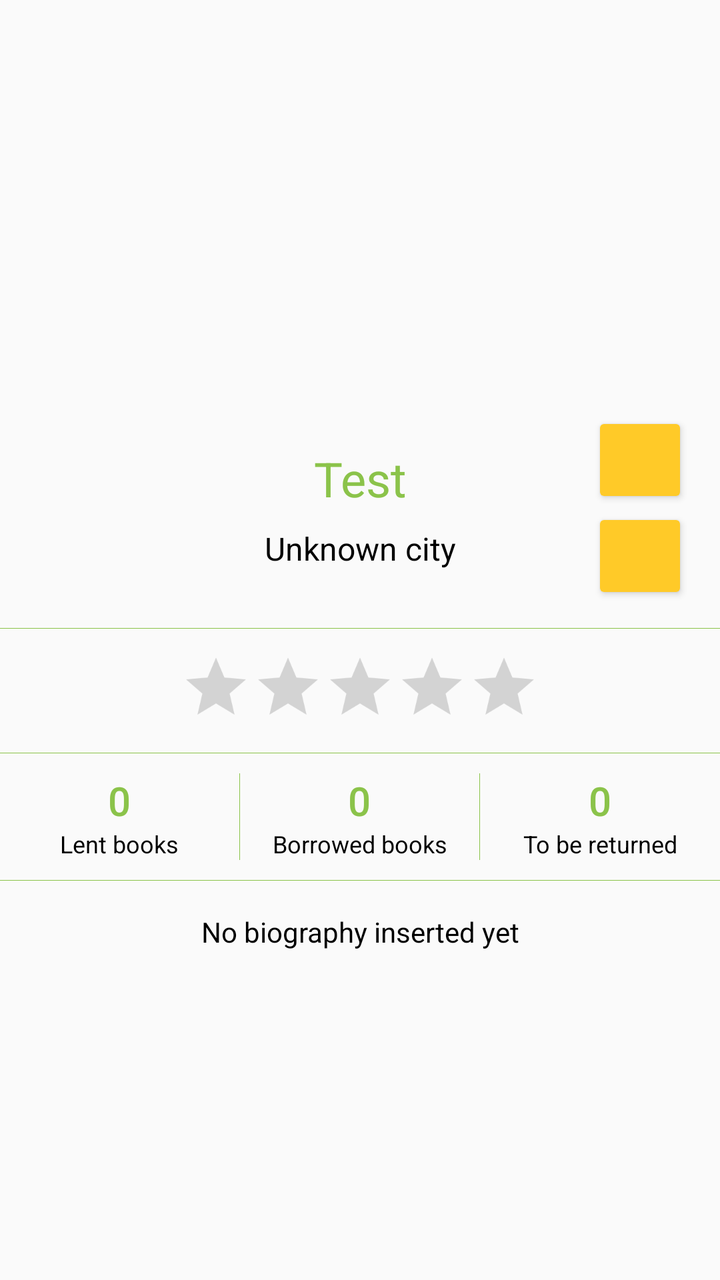
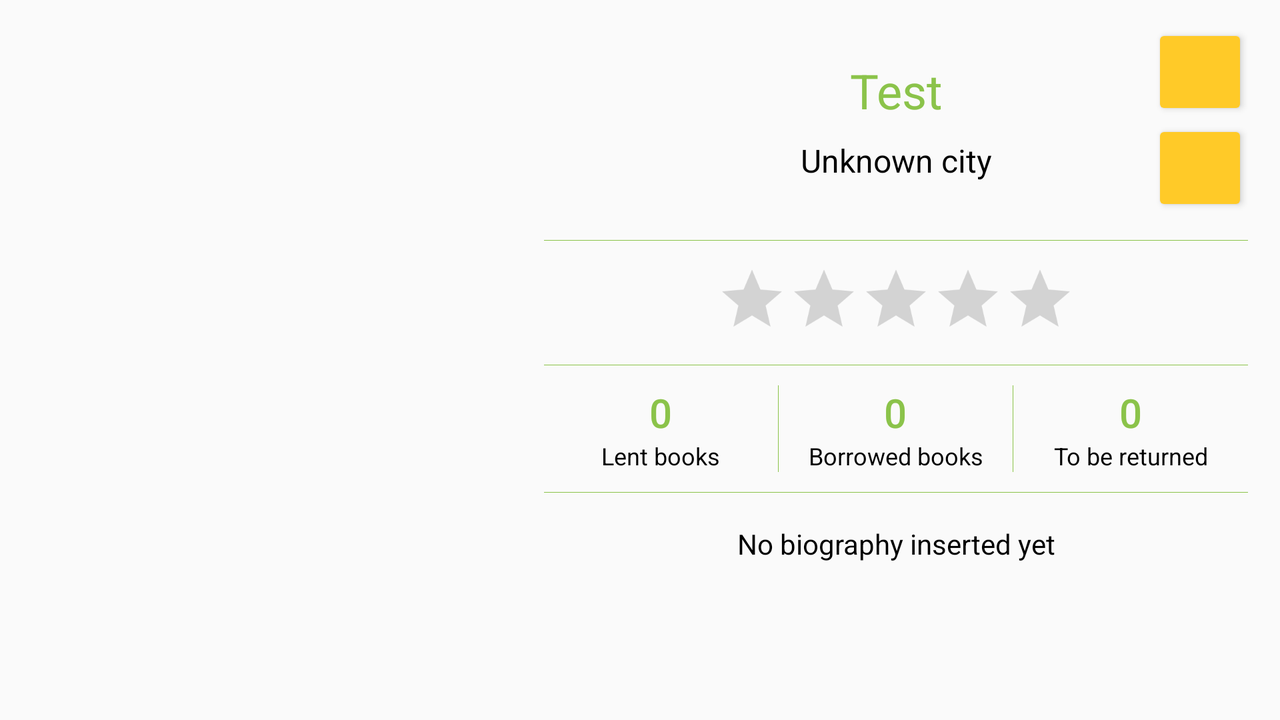

An Android layout and its configuration variant, each rendered on a device that would load it. The default file and the variant file are quoted in full after the pictures.
<!-- AndroidManifest.xml: application theme AppTheme -->
<!-- res/layout/fragment_show_profile.xml -->
<?xml version="1.0" encoding="utf-8"?>
<ScrollView xmlns:android="http://schemas.android.com/apk/res/android"
    android:layout_width="match_parent"
    android:layout_height="match_parent">

    <LinearLayout
        android:layout_width="match_parent"
        android:layout_height="wrap_content"
        android:orientation="vertical">

        <ImageView
            android:id="@+id/sp_profile_picture"
            android:layout_width="match_parent"
            android:layout_height="200dp"
            android:contentDescription="@string/profile_picture"
            android:scaleType="centerCrop" />

        <LinearLayout
            android:id="@+id/sp_layout_header"
            android:layout_width="match_parent"
            android:layout_height="wrap_content"
            android:orientation="horizontal"
            android:paddingBottom="12dp"
            android:paddingLeft="16dp"
            android:paddingRight="16dp"
            android:paddingTop="6dp">

            <View
                android:layout_width="48dp"
                android:layout_height="match_parent" />

            <LinearLayout
                android:layout_width="0dp"
                android:layout_height="wrap_content"
                android:layout_gravity="center_vertical"
                android:layout_marginLeft="8dp"
                android:layout_marginRight="8dp"
                android:layout_weight="1"
                android:orientation="vertical"
                android:paddingBottom="10dp"
                android:paddingTop="10dp">

                <TextView
                    android:id="@+id/sp_username"
                    android:layout_width="match_parent"
                    android:layout_height="wrap_content"
                    android:text="@string/default_username"
                    android:textAlignment="center"
                    android:textAppearance="@style/TextAppearance.AppCompat.Headline"
                    android:textColor="@color/colorTextAccent" />

                <TextView
                    android:id="@+id/sp_location"
                    android:layout_width="match_parent"
                    android:layout_height="wrap_content"
                    android:layout_marginTop="8dp"
                    android:text="@string/default_city"
                    android:textAlignment="center"
                    android:textAppearance="@style/TextAppearance.AppCompat.Subhead"
                    android:textColor="@color/colorText" />
            </LinearLayout>

            <LinearLayout
                android:layout_width="wrap_content"
                android:layout_height="wrap_content"
                android:layout_gravity="center|center_vertical"
                android:orientation="vertical">

                <android.support.v7.widget.AppCompatImageButton
                    android:id="@+id/sp_mail_icon"
                    style="@style/Widget.AppCompat.Button.Colored"
                    android:layout_width="48dp"
                    android:contentDescription="@string/send_email"
                    android:padding="12dp"
                    android:src="@drawable/ic_email_black_24dp"
                    android:tint="@color/colorIcon"
                    android:layout_height="48dp" />

                <android.support.v7.widget.AppCompatImageButton
                    android:id="@+id/sp_locate_icon"
                    style="@style/Widget.AppCompat.Button.Colored"
                    android:layout_width="48dp"
                    android:contentDescription="@string/show_location"
                    android:padding="12dp"
                    android:src="@drawable/ic_location_on_black_24dp"
                    android:tint="@color/colorIcon"
                    android:layout_height="48dp" />
            </LinearLayout>
        </LinearLayout>

        <View
            android:layout_width="match_parent"
            android:layout_height="0.3dp"
            android:background="@color/colorPrimary" />

        <RatingBar
            android:id="@+id/sp_rating_bar"
            android:layout_width="wrap_content"
            android:layout_height="wrap_content"
            android:layout_gravity="center_horizontal"
            android:isIndicator="true"
            android:numStars="5"
            android:paddingTop="5dp"
            android:scaleX=".75"
            android:scaleY=".75"
            android:stepSize="0.5" />

        <View
            android:layout_width="match_parent"
            android:layout_height="0.3dp"
            android:background="@color/colorPrimary" />

        <LinearLayout
            android:id="@+id/sp_layout_stats"
            android:layout_width="match_parent"
            android:layout_height="wrap_content"
            android:orientation="horizontal"
            android:paddingBottom="10dp"
            android:paddingTop="10dp">

            <LinearLayout
                android:layout_width="0dp"
                android:layout_height="match_parent"
                android:layout_weight="1"
                android:orientation="vertical">

                <TextView
                    android:id="@+id/sp_lent_books_number"
                    android:layout_width="match_parent"
                    android:layout_height="wrap_content"
                    android:text="@string/number_zero"
                    android:textAlignment="center"
                    android:textAppearance="@style/TextAppearance.AppCompat.Title"
                    android:textColor="@color/colorTextAccent" />

                <TextView
                    android:id="@+id/sp_lent_books_text"
                    android:layout_width="match_parent"
                    android:layout_height="match_parent"
                    android:text="@string/lent_books"
                    android:textAlignment="center"
                    android:textAppearance="@style/TextAppearance.AppCompat.Caption"
                    android:textColor="@color/colorText" />

            </LinearLayout>

            <View
                android:layout_width="0.3dp"
                android:layout_height="match_parent"
                android:background="@color/colorPrimary" />

            <LinearLayout
                android:layout_width="0dp"
                android:layout_height="match_parent"
                android:layout_weight="1"
                android:orientation="vertical">

                <TextView
                    android:id="@+id/sp_borrowed_books_number"
                    android:layout_width="match_parent"
                    android:layout_height="wrap_content"
                    android:text="@string/number_zero"
                    android:textAlignment="center"
                    android:textAppearance="@style/TextAppearance.AppCompat.Title"
                    android:textColor="@color/colorTextAccent" />

                <TextView
                    android:id="@+id/sp_borrowed_books_text"
                    android:layout_width="match_parent"
                    android:layout_height="match_parent"
                    android:text="@string/borrowed_books"
                    android:textAlignment="center"
                    android:textAppearance="@style/TextAppearance.AppCompat.Caption"
                    android:textColor="@color/colorText" />

            </LinearLayout>

            <View
                android:layout_width="0.3dp"
                android:layout_height="match_parent"
                android:background="@color/colorPrimary" />

            <LinearLayout
                android:layout_width="0dp"
                android:layout_height="match_parent"
                android:layout_weight="1"
                android:orientation="vertical">

                <TextView
                    android:id="@+id/sp_to_be_returned_number"
                    android:layout_width="match_parent"
                    android:layout_height="wrap_content"
                    android:text="@string/number_zero"
                    android:textAlignment="center"
                    android:textAppearance="@style/TextAppearance.AppCompat.Title"
                    android:textColor="@color/colorTextAccent" />

                <TextView
                    android:id="@+id/sp_to_be_returned_text"
                    android:layout_width="match_parent"
                    android:layout_height="match_parent"
                    android:text="@string/to_be_returned"
                    android:textAlignment="center"
                    android:textAppearance="@style/TextAppearance.AppCompat.Caption"
                    android:textColor="@color/colorText" />
            </LinearLayout>
        </LinearLayout>

        <View
            android:layout_width="match_parent"
            android:layout_height="0.3dp"
            android:background="@color/colorPrimary" />

        <TextView
            android:id="@+id/sp_description"
            android:layout_width="match_parent"
            android:layout_height="wrap_content"
            android:padding="16dp"
            android:text="@string/default_biography"
            android:textAlignment="center"
            android:textAppearance="@style/TextAppearance.AppCompat.Body1"
            android:textColor="@color/colorText" />

    </LinearLayout>

</ScrollView>
<!-- resources referenced by this layout -->
<resources>
  <color name="colorIcon">@android:color/white</color>
  <color name="colorPrimary">@color/light_green_500</color>
  <color name="colorText">@android:color/primary_text_light</color>
  <color name="colorTextAccent">@color/light_green_500</color>
  <string name="borrowed_books">Borrowed books</string>
  <string name="default_biography">No biography inserted yet</string>
  <string name="default_city">Unknown city</string>
  <string name="default_username">Test</string>
  <string name="lent_books">Lent books</string>
  <string name="number_zero">0</string>
  <string name="profile_picture">Profile picture</string>
  <string name="send_email">Send e-mail</string>
  <string name="show_location">Show location</string>
  <string name="to_be_returned">To be returned</string>
  <style name="AppTheme" parent="Theme.AppCompat.Light.NoActionBar">
          <item name="colorPrimary">@color/colorPrimary</item>
          <item name="colorPrimaryDark">@color/colorPrimaryDark</item>
          <item name="colorAccent">@color/colorAccent</item>
      </style>
  <color name="light_green_500">#8BC34A</color>
  <color name="colorPrimaryDark">@color/light_green_700</color>
  <color name="colorAccent">@color/amber_400</color>
  <color name="light_green_700">#689F38</color>
  <color name="amber_400">#FFCA28</color>
</resources>
<!-- res/layout-land/fragment_show_profile.xml (the repository's variant of the layout above) -->
<!-- drawn on the phone turned sideways -->
<?xml version="1.0" encoding="utf-8"?>
<LinearLayout xmlns:android="http://schemas.android.com/apk/res/android"
    android:layout_width="match_parent"
    android:layout_height="match_parent"
    android:orientation="horizontal">

    <ImageView
        android:id="@+id/sp_profile_picture"
        android:layout_width="0dp"
        android:layout_height="match_parent"
        android:layout_weight="4"
        android:contentDescription="@string/profile_picture"
        android:scaleType="centerCrop" />

    <ScrollView
        android:layout_width="0dp"
        android:layout_height="match_parent"
        android:layout_weight="6"
        android:paddingLeft="16dp"
        android:paddingRight="16dp"
        android:paddingTop="6dp">

        <LinearLayout
            android:layout_width="match_parent"
            android:layout_height="wrap_content"
            android:orientation="vertical">

            <LinearLayout
                android:id="@+id/sp_layout_header"
                android:layout_width="match_parent"
                android:layout_height="wrap_content"
                android:orientation="horizontal"
                android:paddingBottom="12dp"
                android:paddingTop="6dp">

                <View
                    android:layout_width="48dp"
                    android:layout_height="match_parent" />

                <LinearLayout
                    android:layout_width="0dp"
                    android:layout_height="wrap_content"
                    android:layout_gravity="center_vertical"
                    android:layout_marginEnd="8dp"
                    android:layout_marginLeft="8dp"
                    android:layout_marginRight="8dp"
                    android:layout_marginStart="8dp"
                    android:layout_weight="1"
                    android:orientation="vertical"
                    android:paddingBottom="10dp"
                    android:paddingTop="10dp">

                    <TextView
                        android:id="@+id/sp_username"
                        android:layout_width="match_parent"
                        android:layout_height="wrap_content"
                        android:text="@string/default_username"
                        android:textAlignment="center"
                        android:textAppearance="@style/TextAppearance.AppCompat.Headline"
                        android:textColor="@color/colorTextAccent" />

                    <TextView
                        android:id="@+id/sp_location"
                        android:layout_width="match_parent"
                        android:layout_height="wrap_content"
                        android:layout_marginTop="8dp"
                        android:text="@string/default_city"
                        android:textAlignment="center"
                        android:textAppearance="@style/TextAppearance.AppCompat.Subhead"
                        android:textColor="@color/colorText" />
                </LinearLayout>

                <LinearLayout
                    android:layout_width="wrap_content"
                    android:layout_height="wrap_content"
                    android:layout_gravity="center|center_vertical"
                    android:orientation="vertical">

                    <android.support.v7.widget.AppCompatImageButton
                        android:id="@+id/sp_mail_icon"
                        style="@style/Widget.AppCompat.Button.Colored"
                        android:layout_width="48dp"
                        android:contentDescription="@string/send_email"
                        android:padding="12dp"
                        android:src="@drawable/ic_email_black_24dp"
                        android:tint="@color/colorIcon"
                        android:layout_height="48dp" />

                    <android.support.v7.widget.AppCompatImageButton
                        android:id="@+id/sp_locate_icon"
                        style="@style/Widget.AppCompat.Button.Colored"
                        android:layout_width="48dp"
                        android:contentDescription="@string/show_location"
                        android:padding="12dp"
                        android:src="@drawable/ic_location_on_black_24dp"
                        android:tint="@color/colorIcon"
                        android:layout_height="48dp" />
                </LinearLayout>
            </LinearLayout>

            <View
                android:layout_width="match_parent"
                android:layout_height="0.3dp"
                android:background="@color/colorPrimary" />

            <RatingBar
                android:id="@+id/sp_rating_bar"
                android:layout_width="wrap_content"
                android:layout_height="wrap_content"
                android:layout_gravity="center_horizontal"
                android:isIndicator="true"
                android:numStars="5"
                android:paddingTop="5dp"
                android:scaleX=".75"
                android:scaleY=".75"
                android:stepSize="0.5" />

            <View
                android:layout_width="match_parent"
                android:layout_height="0.3dp"
                android:background="@color/colorPrimary" />

            <LinearLayout
                android:id="@+id/sp_layout_stats"
                android:layout_width="match_parent"
                android:layout_height="wrap_content"
                android:orientation="horizontal"
                android:paddingBottom="10dp"
                android:paddingTop="10dp">

                <LinearLayout
                    android:layout_width="0dp"
                    android:layout_height="match_parent"
                    android:layout_weight="1"
                    android:orientation="vertical">

                    <TextView
                        android:id="@+id/sp_lent_books_number"
                        android:layout_width="match_parent"
                        android:layout_height="wrap_content"
                        android:text="@string/number_zero"
                        android:textAlignment="center"
                        android:textAppearance="@style/TextAppearance.AppCompat.Title"
                        android:textColor="@color/colorTextAccent" />

                    <TextView
                        android:id="@+id/sp_lent_books_text"
                        android:layout_width="match_parent"
                        android:layout_height="match_parent"
                        android:text="@string/lent_books"
                        android:textAlignment="center"
                        android:textAppearance="@style/TextAppearance.AppCompat.Caption"
                        android:textColor="@color/colorText" />

                </LinearLayout>

                <View
                    android:layout_width="0.3dp"
                    android:layout_height="match_parent"
                    android:background="@color/colorPrimary" />

                <LinearLayout
                    android:layout_width="0dp"
                    android:layout_height="match_parent"
                    android:layout_weight="1"
                    android:orientation="vertical">

                    <TextView
                        android:id="@+id/sp_borrowed_books_number"
                        android:layout_width="match_parent"
                        android:layout_height="wrap_content"
                        android:text="@string/number_zero"
                        android:textAlignment="center"
                        android:textAppearance="@style/TextAppearance.AppCompat.Title"
                        android:textColor="@color/colorTextAccent" />

                    <TextView
                        android:id="@+id/sp_borrowed_books_text"
                        android:layout_width="match_parent"
                        android:layout_height="match_parent"
                        android:text="@string/borrowed_books"
                        android:textAlignment="center"
                        android:textAppearance="@style/TextAppearance.AppCompat.Caption"
                        android:textColor="@color/colorText" />

                </LinearLayout>

                <View
                    android:layout_width="0.3dp"
                    android:layout_height="match_parent"
                    android:background="@color/colorPrimary" />

                <LinearLayout
                    android:layout_width="0dp"
                    android:layout_height="match_parent"
                    android:layout_weight="1"
                    android:orientation="vertical">

                    <TextView
                        android:id="@+id/sp_to_be_returned_number"
                        android:layout_width="match_parent"
                        android:layout_height="wrap_content"
                        android:text="@string/number_zero"
                        android:textAlignment="center"
                        android:textAppearance="@style/TextAppearance.AppCompat.Title"
                        android:textColor="@color/colorTextAccent" />

                    <TextView
                        android:id="@+id/sp_to_be_returned_text"
                        android:layout_width="match_parent"
                        android:layout_height="match_parent"
                        android:text="@string/to_be_returned"
                        android:textAlignment="center"
                        android:textAppearance="@style/TextAppearance.AppCompat.Caption"
                        android:textColor="@color/colorText" />
                </LinearLayout>
            </LinearLayout>

            <View
                android:layout_width="match_parent"
                android:layout_height="0.3dp"
                android:background="@color/colorPrimary" />

            <TextView
                android:id="@+id/sp_description"
                android:layout_width="match_parent"
                android:layout_height="wrap_content"
                android:padding="16dp"
                android:text="@string/default_biography"
                android:textAlignment="center"
                android:textAppearance="@style/TextAppearance.AppCompat.Body1"
                android:textColor="@color/colorText" />

        </LinearLayout>

    </ScrollView>
</LinearLayout>
